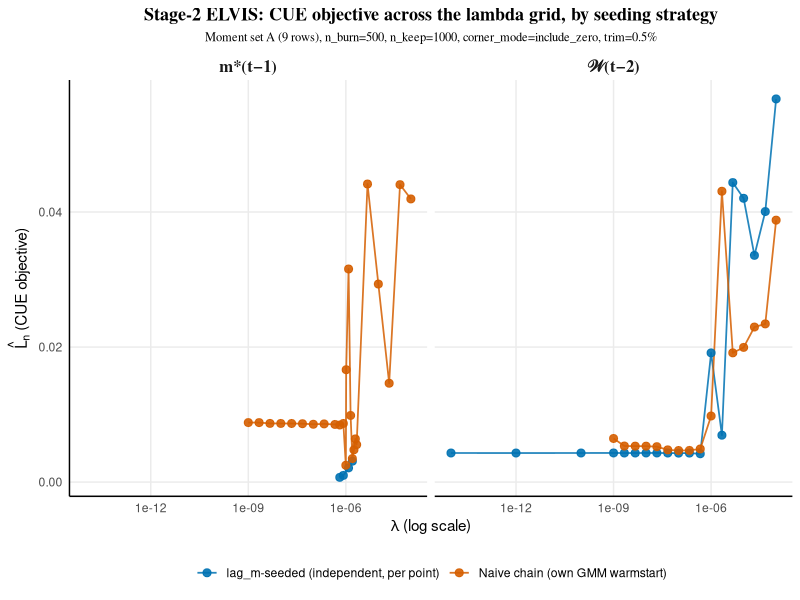

Source code (R):
## Stage-2 ELVIS: Lhat vs lambda, colored by seeding strategy, faceted by
## instrument -- moment set A (9 moments), trim=0.5% (2026-09-08). Same style
## as Paper/images/1212-stage2-A-lhat-lambda.png (log-x, line+points, Wong
## palette, Times), but color now carries seeding strategy (naive chain vs.
## lag_m-seeded) since 1212's color slot (instrument) becomes the facet here.

library(tidyverse)

all_fits <- read.csv("Code/Products/1237-stage2-estimates-so-far.csv")

INS_LABELS <- c(lag_m = "m*(t−1)", lag_2_cal_W = "\U0001D4B2(t−2)")
STRAT_LABELS <- c(naive_chain = "Naive chain (own GMM warmstart)",
                   lag_m_seed = "lag_m-seeded (independent, per point)")
wong_cb_palette <- c("#000000", "#E69F00", "#56B4E9", "#009E73", "#d0c536", "#0072B2", "#D55E00", "#CC79A7")

plot_df <- all_fits %>%
    mutate(panel = INS_LABELS[ins], strategy = STRAT_LABELS[seed_strategy]) %>%
    arrange(ins, seed_strategy, lambda)

p <- ggplot(plot_df, aes(x = lambda, y = Lhat, color = strategy)) +
    geom_line(linewidth = 0.6, alpha = 0.85) +
    geom_point(size = 2.4, alpha = 0.9) +
    scale_color_manual(values = c("Naive chain (own GMM warmstart)" = wong_cb_palette[7],
                                   "lag_m-seeded (independent, per point)" = wong_cb_palette[6])) +
    facet_wrap(~panel, nrow = 1) +
    scale_x_log10(labels = scales::label_scientific()) +
    labs(x = expression(lambda~"(log scale)"), y = expression(hat(L)[n]~"(CUE objective)"), color = NULL,
         title = "Stage-2 ELVIS: CUE objective across the lambda grid, by seeding strategy",
         subtitle = "Moment set A (9 rows), n_burn=500, n_keep=1000, corner_mode=include_zero, trim=0.5%") +
    theme_minimal() +
    theme(
        panel.grid.minor = element_blank(),
        axis.line = element_line(color = "black", linetype = "solid"),
        strip.text = element_text(family = "Times", size = 12, face = "bold"),
        plot.title = element_text(family = "Times", size = 13, face = "bold", hjust = 0.5),
        plot.subtitle = element_text(family = "Times", size = 9, hjust = 0.5),
        legend.position = "bottom"
    )

ggsave("Paper/images/1238-stage2-A9-lhat-lambda-by-seedstrategy.png", plot = p, width = 12, height = 6.5, units = "in", dpi = 300)
cat("Saved: Paper/images/1238-stage2-A9-lhat-lambda-by-seedstrategy.png\n")
